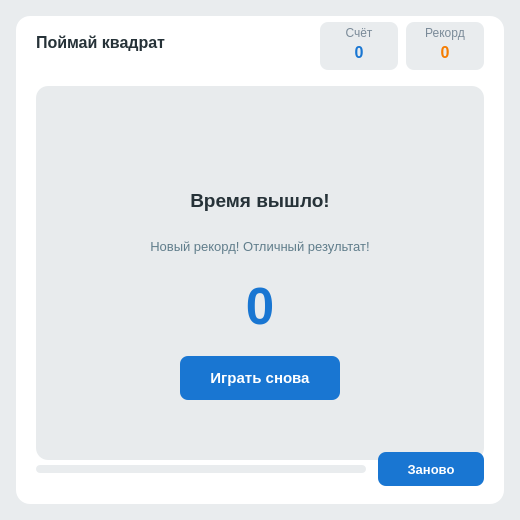
<?xml version="1.0" encoding="UTF-8"?>
<ui version="4.0">
 <class>EndWindow</class>
 <widget class="QMainWindow" name="EndWindow">
  <property name="geometry">
   <rect><x>0</x><y>0</y><width>520</width><height>520</height></rect>
  </property>
  <property name="minimumSize">
   <size><width>520</width><height>520</height></size>
  </property>
  <property name="maximumSize">
   <size><width>520</width><height>520</height></size>
  </property>
  <property name="windowTitle">
   <string>Поймай квадрат</string>
  </property>
  <property name="styleSheet">
   <string notr="true">QMainWindow { background-color: #e9ecee; }</string>
  </property>
  <widget class="QWidget" name="centralwidget">
   <widget class="QFrame" name="card">
    <property name="geometry">
     <rect><x>16</x><y>16</y><width>488</width><height>488</height></rect>
    </property>
    <property name="styleSheet">
     <string notr="true">QFrame#card { background-color: #ffffff; border-radius: 14px; }</string>
    </property>
    <widget class="QLabel" name="labelTitle">
     <property name="geometry">
      <rect><x>20</x><y>14</y><width>200</width><height>24</height></rect>
     </property>
     <property name="font">
      <font><family>Arial</family><pointsize>12</pointsize><weight>75</weight><bold>true</bold></font>
     </property>
     <property name="styleSheet">
      <string notr="true">color: #263238;</string>
     </property>
     <property name="text"><string>Поймай квадрат</string></property>
    </widget>
    <widget class="QFrame" name="statScore">
     <property name="geometry">
      <rect><x>304</x><y>6</y><width>78</width><height>48</height></rect>
     </property>
     <property name="styleSheet">
      <string notr="true">QFrame#statScore { background-color: #e9ecee; border-radius: 8px; }</string>
     </property>
     <widget class="QLabel" name="labelScoreTitle">
      <property name="geometry">
       <rect><x>0</x><y>4</y><width>78</width><height>14</height></rect>
      </property>
      <property name="font">
       <font><family>Arial</family><pointsize>9</pointsize></font>
      </property>
      <property name="styleSheet">
       <string notr="true">color: #7a8a98;</string>
      </property>
      <property name="text"><string>Счёт</string></property>
      <property name="alignment"><set>Qt::AlignCenter</set></property>
     </widget>
     <widget class="QLabel" name="labelScoreValue">
      <property name="geometry">
       <rect><x>0</x><y>20</y><width>78</width><height>20</height></rect>
      </property>
      <property name="font">
       <font><family>Arial</family><pointsize>12</pointsize><weight>75</weight><bold>true</bold></font>
      </property>
      <property name="styleSheet">
       <string notr="true">color: #1976d2;</string>
      </property>
      <property name="text"><string>0</string></property>
      <property name="alignment"><set>Qt::AlignCenter</set></property>
     </widget>
    </widget>
    <widget class="QFrame" name="statRecord">
     <property name="geometry">
      <rect><x>390</x><y>6</y><width>78</width><height>48</height></rect>
     </property>
     <property name="styleSheet">
      <string notr="true">QFrame#statRecord { background-color: #e9ecee; border-radius: 8px; }</string>
     </property>
     <widget class="QLabel" name="labelRecordTitle">
      <property name="geometry">
       <rect><x>0</x><y>4</y><width>78</width><height>14</height></rect>
      </property>
      <property name="font">
       <font><family>Arial</family><pointsize>9</pointsize></font>
      </property>
      <property name="styleSheet">
       <string notr="true">color: #7a8a98;</string>
      </property>
      <property name="text"><string>Рекорд</string></property>
      <property name="alignment"><set>Qt::AlignCenter</set></property>
     </widget>
     <widget class="QLabel" name="labelRecordValue">
      <property name="geometry">
       <rect><x>0</x><y>20</y><width>78</width><height>20</height></rect>
      </property>
      <property name="font">
       <font><family>Arial</family><pointsize>12</pointsize><weight>75</weight><bold>true</bold></font>
      </property>
      <property name="styleSheet">
       <string notr="true">color: #f57c00;</string>
      </property>
      <property name="text"><string>0</string></property>
      <property name="alignment"><set>Qt::AlignCenter</set></property>
     </widget>
    </widget>
    <widget class="QFrame" name="contentArea">
     <property name="geometry">
      <rect><x>20</x><y>70</y><width>448</width><height>374</height></rect>
     </property>
     <property name="styleSheet">
      <string notr="true">QFrame#contentArea { background-color: #e8ebed; border-radius: 12px; }</string>
     </property>
     <widget class="QLabel" name="labelGameOver">
      <property name="geometry">
       <rect><x>124</x><y>100</y><width>200</width><height>28</height></rect>
      </property>
      <property name="font">
       <font><family>Arial</family><pointsize>14</pointsize><weight>75</weight><bold>true</bold></font>
      </property>
      <property name="styleSheet">
       <string notr="true">color: #263238;</string>
      </property>
      <property name="text"><string>Время вышло!</string></property>
      <property name="alignment"><set>Qt::AlignCenter</set></property>
     </widget>
     <widget class="QLabel" name="labelMessage">
      <property name="geometry">
       <rect><x>24</x><y>140</y><width>400</width><height>40</height></rect>
      </property>
      <property name="font">
       <font><family>Arial</family><pointsize>10</pointsize></font>
      </property>
      <property name="styleSheet">
       <string notr="true">color: #607d8b;</string>
      </property>
      <property name="text"><string>Новый рекорд! Отличный результат!</string></property>
      <property name="alignment"><set>Qt::AlignCenter</set></property>
      <property name="wordWrap"><bool>true</bool></property>
     </widget>
     <widget class="QLabel" name="labelFinalScore">
      <property name="geometry">
       <rect><x>174</x><y>190</y><width>100</width><height>60</height></rect>
      </property>
      <property name="font">
       <font><family>Arial</family><pointsize>38</pointsize><weight>75</weight><bold>true</bold></font>
      </property>
      <property name="styleSheet">
       <string notr="true">color: #1976d2;</string>
      </property>
      <property name="text"><string>0</string></property>
      <property name="alignment"><set>Qt::AlignCenter</set></property>
     </widget>
     <widget class="QPushButton" name="btnPlayAgain">
      <property name="geometry">
       <rect><x>144</x><y>270</y><width>160</width><height>44</height></rect>
      </property>
      <property name="font">
       <font><family>Arial</family><pointsize>11</pointsize><weight>75</weight><bold>true</bold></font>
      </property>
      <property name="cursor">
       <cursorShape>PointingHandCursor</cursorShape>
      </property>
      <property name="styleSheet">
       <string notr="true">QPushButton {
    background-color: #1976d2;
    color: #ffffff;
    border: none;
    border-radius: 8px;
}
QPushButton:hover { background-color: #1565c0; }
QPushButton:pressed { background-color: #0d47a1; }</string>
      </property>
      <property name="text"><string>Играть снова</string></property>
     </widget>
    </widget>
    <widget class="QProgressBar" name="progressBar">
     <property name="geometry">
      <rect><x>20</x><y>449</y><width>330</width><height>8</height></rect>
     </property>
     <property name="styleSheet">
      <string notr="true">QProgressBar {
    background-color: #e9ecee;
    border: none;
    border-radius: 4px;
}
QProgressBar::chunk {
    background-color: #1976d2;
    border-radius: 4px;
}</string>
     </property>
     <property name="maximum"><number>100</number></property>
     <property name="value"><number>0</number></property>
     <property name="textVisible"><bool>false</bool></property>
    </widget>
    <widget class="QPushButton" name="btnRestart">
     <property name="geometry">
      <rect><x>362</x><y>436</y><width>106</width><height>34</height></rect>
     </property>
     <property name="font">
      <font><family>Arial</family><pointsize>10</pointsize><weight>75</weight><bold>true</bold></font>
     </property>
     <property name="cursor">
      <cursorShape>PointingHandCursor</cursorShape>
     </property>
     <property name="styleSheet">
      <string notr="true">QPushButton {
    background-color: #1976d2;
    color: #ffffff;
    border: none;
    border-radius: 8px;
}
QPushButton:hover { background-color: #1565c0; }
QPushButton:pressed { background-color: #0d47a1; }</string>
     </property>
     <property name="text"><string>Заново</string></property>
    </widget>
   </widget>
  </widget>
 </widget>
 <resources/>go
 <connections/>
</ui>
